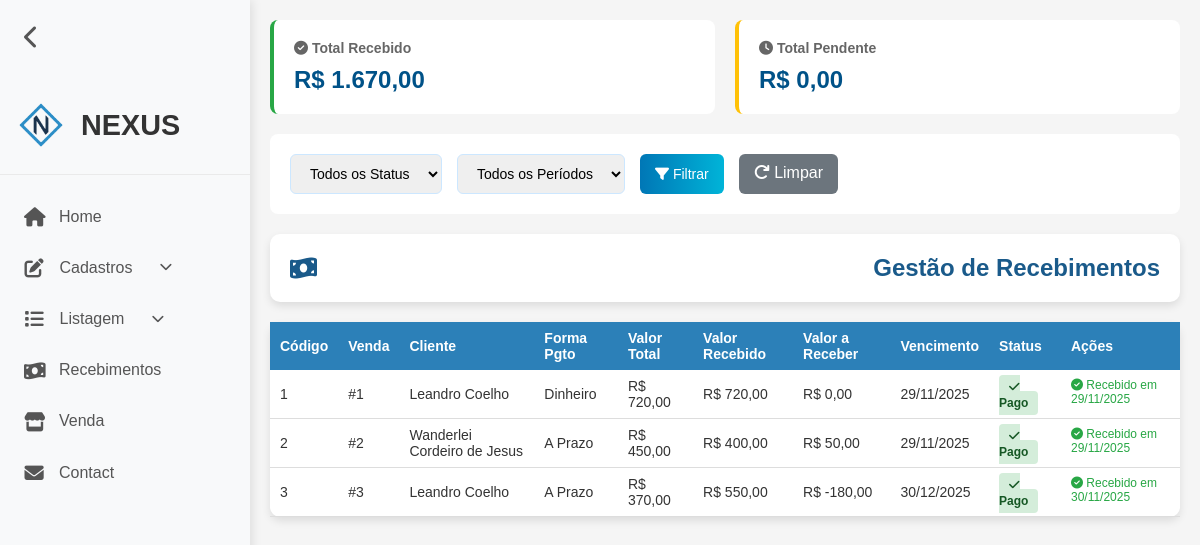
The page /recebimento_listar.php (signed in) on the database as committed earlier.
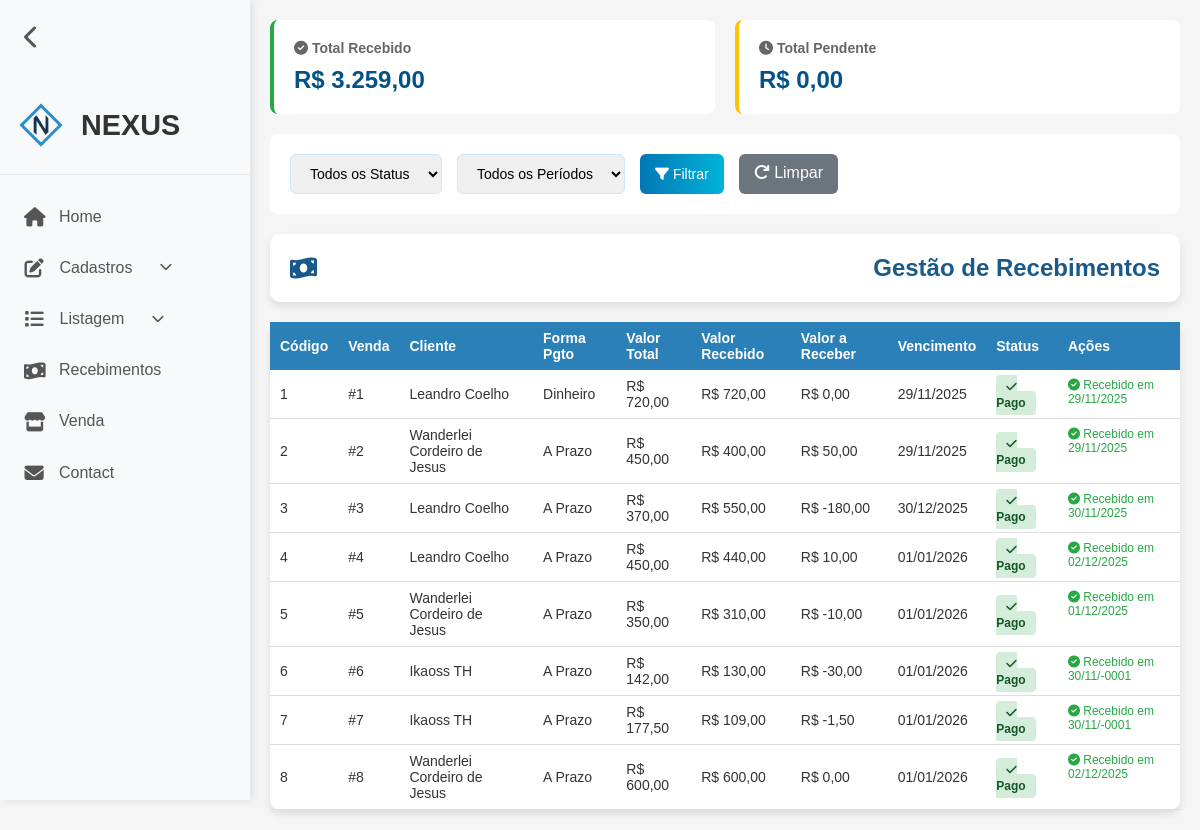
The same page on the database as committed later.
### tables this page shows
CREATE TABLE `recebimentos` (
  `codigo` int(11) NOT NULL,
  `status` tinyint(1) NOT NULL DEFAULT 1,
  `formaDeRecebimento` varchar(45) NOT NULL,
  `valorRecebido` double NOT NULL,
  `valorReceber` double NOT NULL,
  `dataVencimento` date NOT NULL,
  `dataRecebimento` date NOT NULL,
  `idVenda` int(11) NOT NULL
);

CREATE TABLE `vendas` (
  `numeroDaVenda` int(11) NOT NULL,
  `status` tinyint(1) NOT NULL DEFAULT 1,
  `data/hora` datetime NOT NULL DEFAULT current_timestamp(),
  `valorTotal` double NOT NULL,
  `formaDeRecebimento` varchar(45) NOT NULL,
  `observacoes` varchar(100) DEFAULT NULL,
  `data/horaEntrega` datetime NOT NULL,
  `enderecoEntrega` varchar(100) NOT NULL,
  `statusEntrega` tinyint(1) NOT NULL,
  `idFuncionario` int(11) NOT NULL,
  `idCliente` int(11) NOT NULL
);

CREATE TABLE `cliente` (
  `codigo` int(11) NOT NULL,
  `status` tinyint(1) NOT NULL DEFAULT 1,
  `cpf_cnpj` varchar(20) NOT NULL,
  `nome` varchar(100) NOT NULL,
  `logradouro` varchar(45) NOT NULL,
  `endereco` varchar(100) NOT NULL,
  `cep` varchar(45) NOT NULL,
  `bairro` varchar(60) NOT NULL,
  `cidade` varchar(50) NOT NULL,
  `uf` varchar(2) NOT NULL,
  `telefone` varchar(20) NOT NULL,
  `email` varchar(254) DEFAULT NULL
);

### recebimento_listar.php (the view, shortened to what this page needs)
<?php
require_once("conexao.php");
$sql = "SELECT
    r.codigo,
    r.formaDeRecebimento,
    r.valorRecebido,
    r.valorReceber,
    r.dataVencimento,
    r.dataRecebimento,
    r.status,
    v.numeroDaVenda,
    v.valorTotal,
    c.nome as nomeCliente
FROM recebimentos r
INNER JOIN vendas v ON r.idVenda = v.numeroDaVenda
INNER JOIN cliente c ON v.idCliente = c.codigo
WHERE 1=1";
$sql .= " ORDER BY r.codigo ASC";
$resultado = mysqli_query($conexao, $sql);
$sqlTotais = "SELECT
    SUM(CASE WHEN status = 1 THEN valorRecebido ELSE 0 END) as totalRecebido,
    SUM(CASE WHEN status = 0 THEN valorReceber ELSE 0 END) as totalPendente
FROM recebimentos";
$resultTotais = mysqli_query($conexao, $sqlTotais);
$totais = mysqli_fetch_assoc($resultTotais);
?>
<!DOCTYPE html>
<html lang="pt-BR">
<head>
    <link rel="stylesheet" href="assets/css/listar.css">
    <link rel="stylesheet" href="assets/css/reset.css">
    <link rel="stylesheet" href="assets/css/header.css">
    <link rel="stylesheet" href="assets/css/filtro.css">
    <link rel="stylesheet" href="https://cdnjs.cloudflare.com/ajax/libs/font-awesome/6.4.0/css/all.min.css">
</head>
<body>
    <?php require_once("header.php"); ?>
    <div class="container">
        <div class="stats-cards">
            <div class="stat-card recebido">
                <h3><i class="fas fa-check-circle"></i> Total Recebido</h3>
                <div class="value">R$ <?= number_format($totais['totalRecebido'] ?? 0, 2, ',', '.') ?></div>
            </div>
            <div class="stat-card pendente">
                <h3><i class="fas fa-clock"></i> Total Pendente</h3>
                <div class="value">R$ <?= number_format($totais['totalPendente'] ?? 0, 2, ',', '.') ?></div>
            </div>
        </div>
        <div class="filter-bar">
            <form method="GET" style="display: flex; gap: 15px; flex-wrap: wrap; width: 100%;">
                <select name="status">
                    <option value="">Todos os Status</option>
                </select>
                <select name="periodo">
                    <option value="">Todos os Períodos</option>
                </select>
                <button type="submit">
                    <i class="fas fa-filter"></i> Filtrar
                </button>
                <a href="recebimento_listar.php" style="padding: 10px 15px; background: #6c757d; color: white; text-decoration: none; border-radius: 6px;">
                    <i class="fas fa-redo"></i> Limpar
                </a>
            </form>
        </div>
        <div class="card">
            <div class="card-body">
                <h5 class="title">
                    <i class="fas fa-money-bill-wave"></i> Gestão de Recebimentos
                </h5>
            </div>
        </div>
        <table class="table-container">
            <thead>
                <tr>
                    <th>Código</th>
                    <th>Venda</th>
                    <th>Cliente</th>
                    <th>Forma Pgto</th>
                    <th>Valor Total</th>
                    <th>Valor Recebido</th>
                    <th>Valor a Receber</th>
                    <th>Vencimento</th>
                    <th>Status</th>
                    <th>Ações</th>
                </tr>
            </thead>
            <tbody>
                <?php while ($linha = mysqli_fetch_assoc($resultado)) {
                    $hoje = date('Y-m-d');
                    $vencido = $linha['dataVencimento'] < $hoje && $linha['status'] == 0;
                ?>
                <tr style="<?= $vencido ? 'background-color: #fff5f5;' : '' ?>">
                    <td><?= $linha['codigo'] ?></td>
                    <td>#<?= $linha['numeroDaVenda'] ?></td>
                    <td><?= $linha['nomeCliente'] ?></td>
                    <td><?= $linha['formaDeRecebimento'] ?></td>
                    <td>R$ <?= number_format($linha['valorTotal'], 2, ',', '.') ?></td>
                    <td>R$ <?= number_format($linha['valorRecebido'], 2, ',', '.') ?></td>
                    <td>R$ <?= number_format($linha['valorReceber'], 2, ',', '.') ?></td>
                    <td><?= date('d/m/Y', strtotime($linha['dataVencimento'])) ?></td>
                    <td>
                        <?php if ($linha['status'] == 1) { ?>
                            <span class="status-badge pago">
                                <i class="fas fa-check"></i> Pago
                            </span>
                        <?php } elseif ($vencido) { ?>
                            <span class="status-badge vencido">
                                <i class="fas fa-exclamation-triangle"></i> Vencido
                            </span>
                        <?php } else { ?>
                            <span class="status-badge pendente">
                                <i class="fas fa-clock"></i> Pendente
                            </span>
                        <?php } ?>
                    </td>
                    <td class="actions">
                        <?php if ($linha['status'] == 0) { ?>
                            <a href="recebimento_registrar.php?codigo=<?= $linha['codigo'] ?>" class="btn-receber">
                                <i class="fas fa-dollar-sign"></i> Receber
                            </a>
                        <?php } else { ?>
                            <span style="color: #28a745; font-size: 12px;">
                                <i class="fas fa-check-circle"></i> Recebido em <?= date('d/m/Y', strtotime($linha['dataRecebimento'])) ?>
                            </span>
                        <?php } ?>
                    </td>
                </tr>
                <?php } ?>
            </tbody>
        </table>
    </div>
</body>
</html>

### header.php (shortened to what this page needs)
<header>
    <div class="sidebar" id="sidebar">
        <button class="toggle-btn" id="toggleBtn">
            <i class="fas fa-chevron-left"></i>
        </button>
        <div class="logo-container">
            <div class="logo-img-placeholder">
                <a href="adm.php"><img src="assets/img/logoNexus.png" alt="NEXUS Logo"></a>
            </div>
            <div class="logo-text">NEXUS</div>
        </div>
        <nav>
            <ul>
                <li><a href="adm.php"><i class="fas fa-home"></i> <span>Home</span></a></li>
                <li class="has-dropdown">
                    <a href="#" class="dropdown-toggle"><i class="fas fa-edit"></i> <span>Cadastros</span><i
                            class="fas fa-chevron-down caret"></i></a>
                </li>
                <li class="has-dropdown">
                    <a href="#" class="dropdown-toggle"><i class="fas fa-list"></i> <span>Listagem</span><i
                            class="fas fa-chevron-down caret"></i></a>
                </li>
                <li><a href="recebimento_listar.php"><i class="fas fa-money-bill-wave"></i> <span>Recebimentos</span></a></li>
                <li><a href="venda.php"><i class="fas fa-store"></i> <span>Venda</span></a></li>
                <li><a href="#"><i class="fas fa-envelope"></i> <span>Contact</span></a></li>
            </ul>
        </nav>
    </div>
</header>

### assets/css/listar.css (style rules this page uses)
:root { --azul-principal: #2c80b8; --azul-claro: #e6f2fa; --azul-escuro: #1a5a8a; --branco: #ffffff; --cinza-claro: #f5f5f5; --cinza-texto: #666666; --verde-sucesso: #28a745; --amarelo-alerta: #ffc107; --vermelho-perigo: #dc3545; }
body { background-color: var(--cinza-claro); color: #333; min-height: 100vh; }
.container { max-width: 1600px; margin: 0 auto; padding: 20px; min-height: 100vh; display: flex; flex-direction: column; }
.card { background-color: var(--branco); border-radius: 10px; box-shadow: 0 4px 8px rgba(0, 0, 0, 0.1); margin-bottom: 20px; overflow: hidden; }
.card-body { padding: 20px; }
.title { display: flex; justify-content: space-between; align-items: center; font-size: 24px; font-weight: 600; color: var(--azul-escuro); }
.table-container { overflow-x: auto; background-color: var(--branco); border-radius: 10px; box-shadow: 0 4px 8px rgba(0, 0, 0, 0.1); }
table { width: 100%; border-collapse: collapse; }
thead { background-color: var(--azul-principal); color: var(--branco); }
th, td { padding: 12px 15px; text-align: left; }
th { font-weight: 600; position: sticky; top: 0; }
tbody tr { transition: background-color 0.3s; border-bottom: 1px solid #ddd; }
.actions { display: flex; gap: 10px; }
@media (max-width: 1200px) { .table-container { font-size: 14px; } }
@media (max-width: 1200px) { th, td { padding: 8px 10px; } }

### assets/css/header.css (style rules this page uses)
* { font-family: 'Arial', sans-serif; }
body { display: flex; min-height: 100vh; transition: margin-left 0.3s ease; margin-left: 250px; }
.sidebar { width: 250px; height: 100vh; background-color: #f8f9fa; box-shadow: 2px 0 10px rgba(0, 0, 0, 0.1); position: fixed; left: 0; top: 0; transition: width 0.3s ease; overflow-x: hidden; z-index: 1000; display: flex; flex-direction: column; }
.logo-container { display: flex; align-items: center; padding: 1.5rem 1rem; gap: 15px; border-bottom: 1px solid #eaeaea; transition: padding 0.3s ease; }
.logo-img-placeholder { width: 50px; height: 50px; background-color: transparent; border-radius: 50%; flex-shrink: 0; overflow: hidden; }
.logo-img-placeholder img { width: 100%; height: 100%; object-fit: contain; border-radius: 50%; }
.logo-text { font-size: 1.8rem; font-weight: 700; color: #333; white-space: nowrap; overflow: hidden; transition: opacity 0.3s ease; }
nav { flex: 1; padding: 1rem 0; }
nav ul { list-style: none; display: flex; flex-direction: column; }
nav li { width: 100%; }
nav a { text-decoration: none; color: #555; font-weight: 500; transition: all 0.3s ease; padding: 1rem 1.5rem; position: relative; display: flex; align-items: center; gap: 15px; white-space: nowrap; }
nav a i { font-size: 1.2rem; width: 20px; text-align: center; flex-shrink: 0; }
nav a span { transition: opacity 0.3s ease; }
nav a::after { content: ''; position: absolute; width: 0; height: 2px; background: -webkit-linear-gradient(90deg, #3d0ff9, #7494ec, #e6f2fa); background: linear-gradient(90deg, #3d0ff9, #7494ec, #e6f2fa); bottom: 0; left: 0; transition: width 0.3s; transform-origin: left center; }
.toggle-btn { background: none; border: none; color: #555; font-size: 1.5rem; cursor: pointer; padding: 1rem; align-self: flex-start; margin: 0.5rem; transition: transform 0.3s ease; }
.sidebar nav ul { list-style: none; padding: 0; margin: 0; }
.sidebar nav ul li { position: relative; }
.sidebar nav ul li .dropdown-toggle { display: flex; align-items: center; gap: 15.5px; }
.sidebar nav ul li .caret { transition: transform .2s ease; font-size: .8em; margin-left: 8px; }

### assets/css/filtro.css (style rules this page uses)
.filter-bar { background: white; padding: 20px; border-radius: 8px; margin-bottom: 20px; display: flex; gap: 15px; flex-wrap: wrap; align-items: center; }
.filter-bar select, .filter-bar button { padding: 10px 15px; border: 1px solid #cce7ff; border-radius: 6px; font-size: 14px; }
.filter-bar button { background: linear-gradient(to right, #0077b6, #00b4d8); color: white; cursor: pointer; border: none; }
.stats-cards { display: grid; grid-template-columns: repeat(auto-fit, minmax(250px, 1fr)); gap: 20px; margin-bottom: 20px; }
.stat-card { background: white; padding: 20px; border-radius: 8px; border-left: 4px solid; }
.stat-card.recebido { border-color: #28a745; }
.stat-card.pendente { border-color: #ffc107; }
.stat-card h3 { color: #666; font-size: 14px; margin-bottom: 10px; }
.stat-card .value { font-size: 24px; font-weight: bold; color: #005288; }
.status-badge { padding: 5px 10px; border-radius: 4px; font-size: 12px; font-weight: 600; }
.status-badge.pago { background: #d4edda; color: #155724; }

Rows that differ between the two databases and show on the page:
added recebimentos: codigo "4", idVenda.numeroDaVenda "4", cliente.nome "Leandro Coelho", formaDeRecebimento "A Prazo", idVenda.valorTotal "450,00", valorRecebido "440,00", valorReceber "10,00", dataVencimento "01/01/2026", status 1 (drawn), dataRecebimento "02/12/2025"
added recebimentos: codigo "5", idVenda.numeroDaVenda "5", cliente.nome "Wanderlei Cordeiro de Jesus", formaDeRecebimento "A Prazo", idVenda.valorTotal "350,00", valorRecebido "310,00", valorReceber "-10,00", dataVencimento "01/01/2026", status 1 (drawn), dataRecebimento "01/12/2025"
added recebimentos: codigo "6", idVenda.numeroDaVenda "6", cliente.nome "Ikaoss TH", formaDeRecebimento "A Prazo", idVenda.valorTotal "142,00", valorRecebido "130,00", valorReceber "-30,00", dataVencimento "01/01/2026", status 1 (drawn), dataRecebimento "30/11/-0001"
added recebimentos: codigo "7", idVenda.numeroDaVenda "7", cliente.nome "Ikaoss TH", formaDeRecebimento "A Prazo", idVenda.valorTotal "177,50", valorRecebido "109,00", valorReceber "-1,50", dataVencimento "01/01/2026", status 1 (drawn), dataRecebimento "30/11/-0001"
added recebimentos: codigo "8", idVenda.numeroDaVenda "8", cliente.nome "Wanderlei Cordeiro de Jesus", formaDeRecebimento "A Prazo", idVenda.valorTotal "600,00", valorRecebido "600,00", valorReceber "0,00", dataVencimento "01/01/2026", status 1 (drawn), dataRecebimento "02/12/2025"
Other text that changed with them:
$totais['totalRecebido']: "1.670,00" → "3.259,00"
